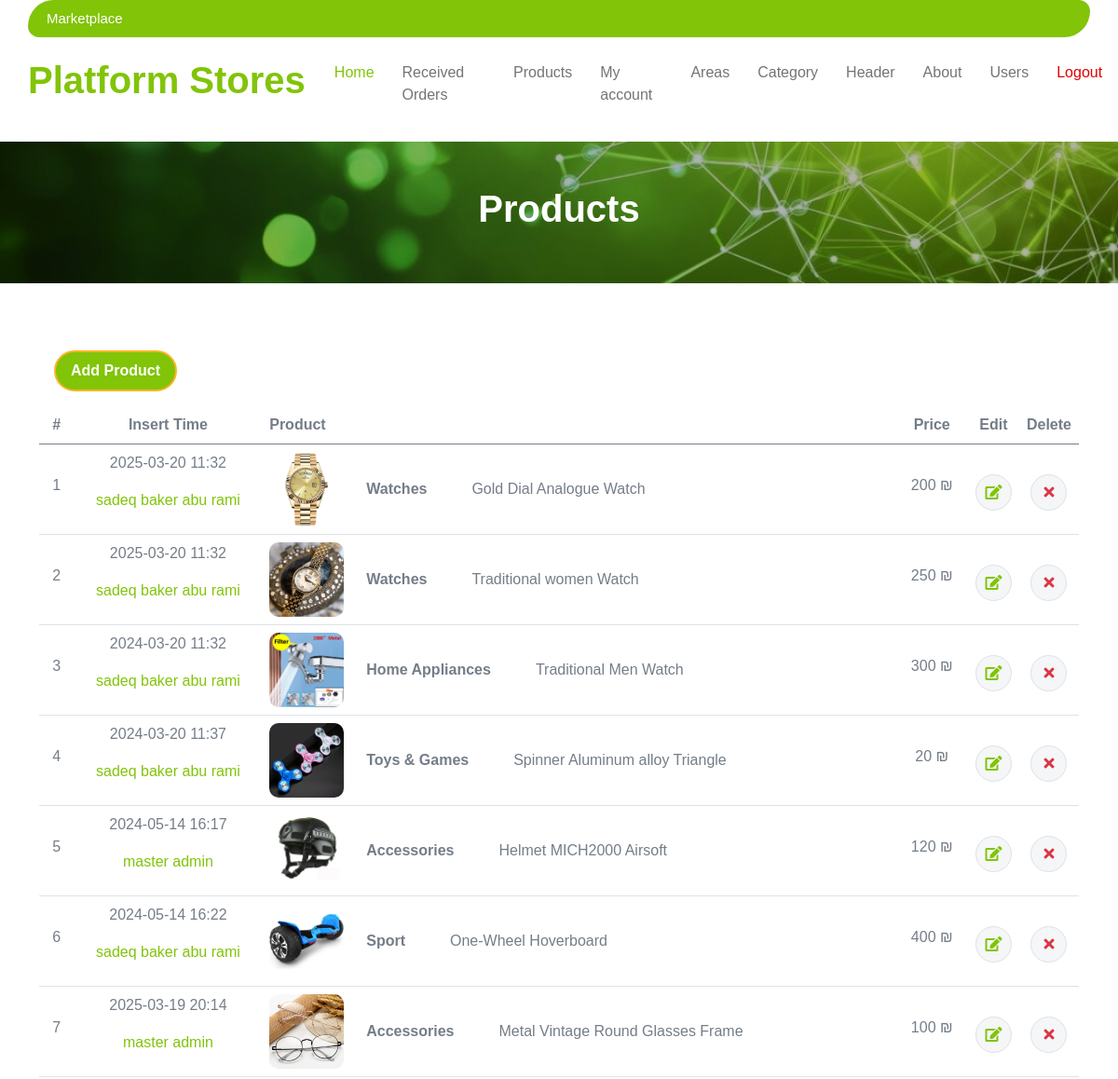
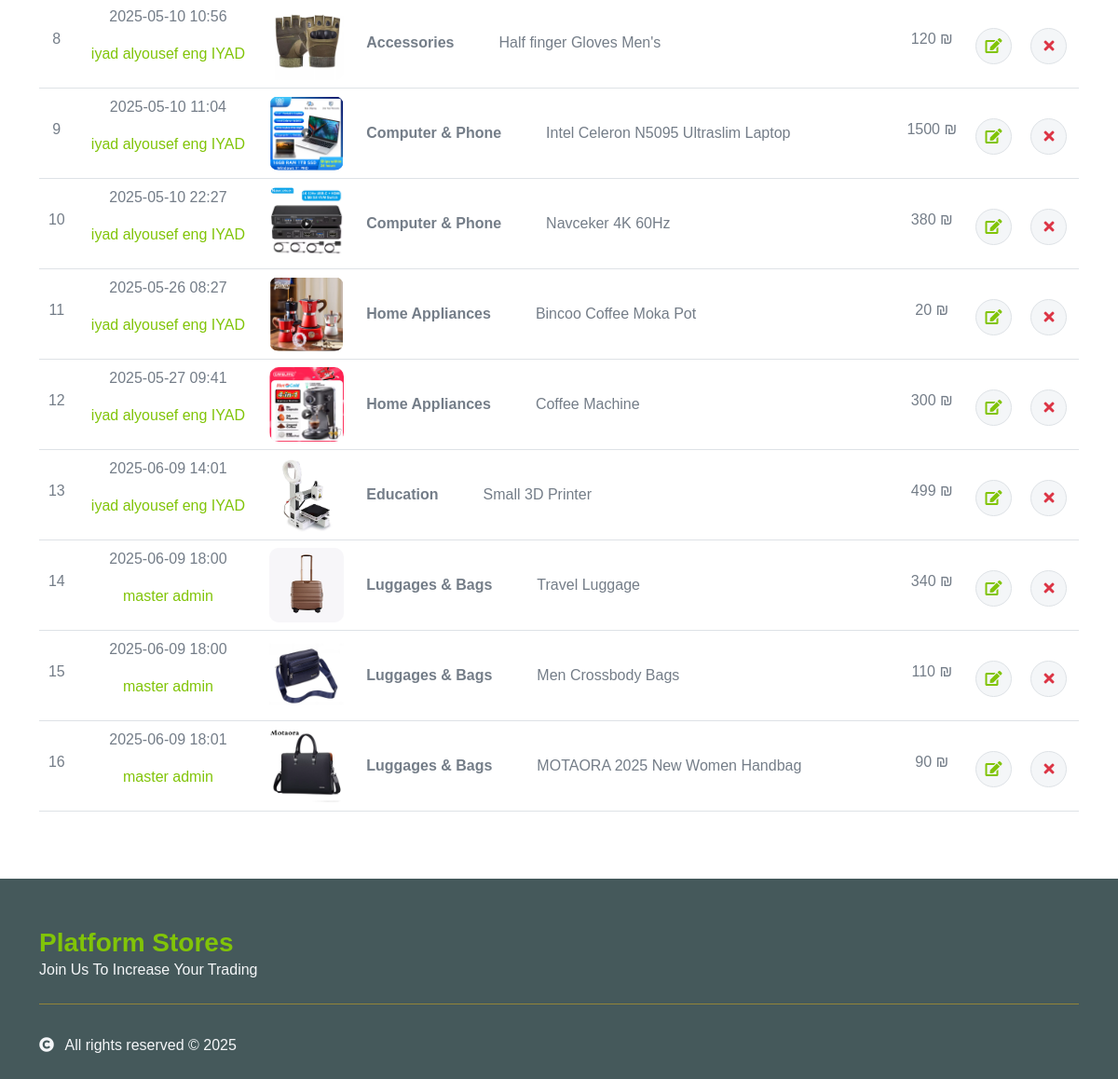
The app's page /products.php (signed in) with its own data (2 pictures, top to bottom).
### tables this page shows
CREATE TABLE `products` (
  `id` int NOT NULL,
  `publish_datetime` datetime NOT NULL DEFAULT CURRENT_TIMESTAMP,
  `title` varchar(200) DEFAULT NULL,
  `img` varchar(50) DEFAULT NULL,
  `price` float DEFAULT NULL,
  `description` mediumtext,
  `category_id` int DEFAULT NULL,
  `by_user_id` int DEFAULT NULL,
  `brand_copy` int DEFAULT NULL COMMENT '1.brand 2.copy',
  `is_canceled_row` tinyint NOT NULL DEFAULT '0'
);

CREATE TABLE `category` (
  `id` int NOT NULL,
  `name` varchar(100) DEFAULT NULL,
  `sort` int DEFAULT NULL,
  `del` tinyint NOT NULL DEFAULT '0'
);

### products.php (the view, shortened to what this page needs)
<?php
include "header.php";
?>
<div class="container-fluid page-header py-5">
    <h1 class="text-center text-white display-6">Products</h1>
</div>
<br><br>
<div class="container-fluid py-1">
    <div class="container py-1">
        <div class="table-responsive" dir="ltr">
            <div class="m-3">
                <a href="product_template.php" class="btn btn-primary border-2 border-secondary py-2 px-3 rounded-pill text-white">
                    <span>Add Product</span>
                </a>
            </div>
            <table class="table" dir="ltr">
                <thead>
                  <tr>
                    <th class="text-center" scope="col">#</th>
                    <th class="text-center" scope="col">Insert Time</th>
                    <th scope="col">Product</th>
                    <th class="text-center" scope="col">Price</th>
                    <th class="text-center" width=2% scope="col">Edit</th>
                    <th class="text-center" width=2% scope="col">Delete</th>
                  </tr>
                </thead>
                <tbody>
                  <?php
                  if ($_SESSION['user_role_account'] == 1) {
                      $sql = "SELECT products.*, category.name as category_name, CONCAT(fullname,' ',nickname) AS user_name
                              FROM products
                              LEFT JOIN category ON category.id=products.category_id
                              LEFT JOIN users ON users.id=products.by_user_id
                              WHERE products.is_canceled_row=0";
                  } else if ($_SESSION['user_role_account'] == 2) {
                      $sql = "SELECT products.*, category.name as category_name, CONCAT(fullname,' ',nickname) AS user_name
                              FROM products
                              LEFT JOIN category ON category.id=products.category_id
                              LEFT JOIN users ON users.id=products.by_user_id
                              WHERE products.is_canceled_row=0 AND products.by_user_id={$_SESSION['user_id']}";
                  }
                  $query = mysqli_query($connect, $sql);
                  $row_No = 0;
                  while ($row = mysqli_fetch_array($query)) {
                      $row_No++;
                  ?>
                    <tr>
                        <td class="text-center"><p class="mb-0 mt-4"><?php echo $row_No; ?></p></td>
                        <td class="text-center">
                            <p><?php echo date("Y-m-d H:i", strtotime($row['publish_datetime'])); ?></p>
                            <?php if ($_SESSION['user_role_account'] == 1) { ?>
                                <p class="text-primary">
                                    <a href="show_profile.php?user_id=<?php echo $row['by_user_id']; ?>">
                                        <?php echo $row['user_name']; ?>
                                    </a>
                                </p>
                            <?php } ?>
                        </td>
                        <td class="text-center">
                            <div class="d-flex align-items-center">
                                <img src="uploads/<?php echo $row['img']; ?>" class="img-fluid mp-5 rounded" style="width:80px;height:80px;" alt="">
                                <p class="m-4 mt-4" style="font-weight:bold;"><?php echo $row['category_name']; ?></p>
                                <p class="m-4 mt-4"><?php echo $row['title']; ?></p>
                            </div>
                        </td>
                        <td class="text-center"><p class="mb-0 mt-4"><?php echo $row['price']; ?> ₪</p></td>
                        <td class="text-center">
                            <a href="product_template.php?product_id=<?php echo $row['id']; ?>">
                                <button class="btn btn-md rounded-circle bg-light border mt-4 p-1" style="width:39px;height:39px;">
                                    <i class="fa fa-edit text-primary"></i>
                                </button>
                            </a>
                        </td>
                        <td class="text-center">
                            <button onclick="do_fun(this,'delete',<?php echo $row['id']; ?>);" class="btn btn-md rounded-circle bg-light border mt-4 p-1" style="width:39px;height:39px;">
                                <i class="fa fa-times text-danger"></i>
                            </button>
                        </td>
                    </tr>
                  <?php } ?>
                </tbody>
            </table>
        </div>
    </div>
</div>
<?php
include "footer.php";
?>

### header.php (shortened to what this page needs)
<!DOCTYPE html>
<html lang="en">
    <head>
        <link rel="stylesheet" href="https://use.fontawesome.com/releases/v5.15.4/css/all.css"/>
        <link href="https://cdn.jsdelivr.net/npm/bootstrap-icons@1.4.1/font/bootstrap-icons.css" rel="stylesheet">
        <link href="assets/lib/lightbox/css/lightbox.min.css" rel="stylesheet">
        <link href="assets/lib/owlcarousel/assets/owl.carousel.min.css" rel="stylesheet">
        <link href="assets/css/bootstrap.min.css" rel="stylesheet">
        <link href="assets/css/style.css" rel="stylesheet">
        <link rel="stylesheet" type="text/css" href="assets/css/font-style.css">
    </head>
    <body>
        <div class="container-fluid fixed-top">
            <div class="container topbar bg-primary d-none d-lg-block" dir="ltr" >
                <div class="d-flex justify-content-between">
                    <div class="top-link " style="color:white;" >
                        Marketplace
                    </div>
                </div>
            </div>
            <div class="container px-0">
                <nav class="navbar navbar-light bg-white navbar-expand-xl" dir="ltr" >
                    <a href="index.php" class="navbar-brand"><h1 class="text-primary display-6">Platform Stores</h1></a>
                    <div class="collapse navbar-collapse bg-white" id="navbarCollapse">
                        <div class="navbar-nav mx-auto">
                            <a href="index.php" class="nav-item nav-link active">Home</a>
                            <?php
                            if($_SESSION['user_role_account']==1 )
                            {
                            ?>
                              <a href="received_orders.php" class="nav-item nav-link">Received Orders</a>
                              <a href="products.php" class="nav-item nav-link">Products</a>
                            <?php
                            }
                            ?>
                            <?php
                            if($_SESSION['user_role_account']==1)
                            {
                            ?>
                            <a href="my_account.php" style="width:120px;" class="nav-item nav-link">
                                My account
                            </a>
                            <?php
                            }
                            ?>
                            <?php
                            if($_SESSION['user_role_account']==1)
                            {
                            ?>
                            <a href="area.php" class="nav-item nav-link">
                                Areas
                            </a>
                            <a href="category.php" class="nav-item nav-link">
                                Category
                            </a>
                            <a href="head_img.php" class="nav-item nav-link">
                                Header
                            </a>
                            <a href="aboutUs.php" class="nav-item nav-link">
                                About
                            </a>
                            <a href="users.php" class="nav-item nav-link">
                                Users
                            </a>
                            <?php
                            }
                            ?>
<?php
                            if($_SESSION['user_role_account']==1 || $_SESSION['user_role_account']==2|| $_SESSION['user_role_account']==3)
                            {
                            ?>
                            <a href="?action=logout" class="nav-item nav-link" style="color:#e30000;">Logout</a>
                            <?php
                            }
                            ?>
                        </div>
                    </div>
                </nav>
            </div>
        </div>

### footer.php (shortened to what this page needs)
<div class="container-fluid bg-dark text-white-50 footer pt-5 mt-5">
    <div class="container py-1">
        <div class="pb-4 mb-1" style="border-bottom: 1px solid rgba(226, 175, 24, 0.5) ;">
            <div class="row g-4" dir="ltr">
                <div class="col-lg-6">
                    <a href="#">
                        <h3 class="text-primary mb-0">Platform Stores</h3>
                        <p class="text-light mb-0">Join Us To Increase Your Trading</p>
                    </a>
                </div>
            </div>
        </div>
    </div>
</div>
<div class="container-fluid copyright bg-dark py-4">
    <div class="container">
        <div class="row">
            <div class="col-md-6 text-center text-md-start mb-3 mb-md-0" dir="ltr">
                <span class="text-light">
                    <i class="fas fa-copyright text-light me-2"></i>
                    All rights reserved © <span id="year"></span>
                </span>
            </div>
        </div>
    </div>
</div>
</body>
</html>

### assets/css/style.css (style rules this page uses)
.btn { font-weight: 600; transition: .5s; }
.btn.border-secondary { transition: 0.5s; }
.fixed-top { transition: 0.5s; background: var(--bs-white); border: 0; }
.topbar { padding: 20px; border-radius: 230px 100px; }
.topbar .top-link { font-size: 15px; line-height: 0; display: flex; align-items: center; }
.navbar .navbar-nav .nav-link { padding: 10px 15px; font-size: 16px; transition: .5s; }
.navbar { height: 100px; border-bottom: 1px solid rgba(255, 255, 255, .1); }
.navbar .navbar-nav .nav-link:hover, .navbar .navbar-nav .nav-link.active, .fixed-top.bg-white .navbar .navbar-nav .nav-link:hover, .fixed-top.bg-white .navbar .navbar-nav .nav-link.active { color: var(--bs-primary); }
.page-header { position: relative; background: linear-gradient(rgba(0, 0, 0, 0.3), rgba(0, 0, 0, 0.3)), url(../img/header-img.jpg); background-position: center center; background-repeat: no-repeat; background-size: cover; }
@media (min-width: 992px) { .hero-header, .page-header { margin-top: 152px !important; } }

### records on screen
products: publish_datetime "2025-03-20 11:32", user_name "sadeq baker abu rami", img (picture), category.name "Watches", title "Gold Dial Analogue Watch", price "200"
products: publish_datetime "2025-03-20 11:32", user_name "sadeq baker abu rami", img (picture), category.name "Watches", title "Traditional women Watch", price "250"
products: publish_datetime "2024-03-20 11:32", user_name "sadeq baker abu rami", img (picture), category.name "Home Appliances", title "Traditional Men Watch", price "300"
products: publish_datetime "2024-03-20 11:37", user_name "sadeq baker abu rami", img (picture), category.name "Toys & Games", title "Spinner Aluminum alloy Triangle", price "20"
products: publish_datetime "2024-05-14 16:17", user_name "master admin", img (picture), category.name "Accessories", title "Helmet MICH2000 Airsoft", price "120"
products: publish_datetime "2024-05-14 16:22", user_name "sadeq baker abu rami", img (picture), category.name "Sport", title "One-Wheel Hoverboard", price "400"
products: publish_datetime "2025-03-19 20:14", user_name "master admin", img (picture), category.name "Accessories", title "Metal Vintage Round Glasses Frame", price "100"
products: publish_datetime "2025-05-10 10:56", user_name "iyad alyousef eng IYAD", img (picture), category.name "Accessories", title "Half finger Gloves Men's", price "120"
products: publish_datetime "2025-05-10 11:04", user_name "iyad alyousef eng IYAD", img (picture), category.name "Computer & Phone", title "Intel Celeron N5095 Ultraslim Laptop", price "1500"
products: publish_datetime "2025-05-10 22:27", user_name "iyad alyousef eng IYAD", img (picture), category.name "Computer & Phone", title "Navceker 4K 60Hz", price "380"
products: publish_datetime "2025-05-26 08:27", user_name "iyad alyousef eng IYAD", img (picture), category.name "Home Appliances", title "Bincoo Coffee Moka Pot", price "20"
products: publish_datetime "2025-05-27 09:41", user_name "iyad alyousef eng IYAD", img (picture), category.name "Home Appliances", title "Coffee Machine", price "300"
products: publish_datetime "2025-06-09 14:01", user_name "iyad alyousef eng IYAD", img (picture), category.name "Education", title "Small 3D Printer", price "499"
products: publish_datetime "2025-06-09 18:00", user_name "master admin", img (picture), category.name "Luggages & Bags", title "Travel Luggage", price "340"
products: publish_datetime "2025-06-09 18:00", user_name "master admin", img (picture), category.name "Luggages & Bags", title "Men Crossbody Bags", price "110"
products: publish_datetime "2025-06-09 18:01", user_name "master admin", img (picture), category.name "Luggages & Bags", title "MOTAORA 2025 New Women Handbag", price "90"
